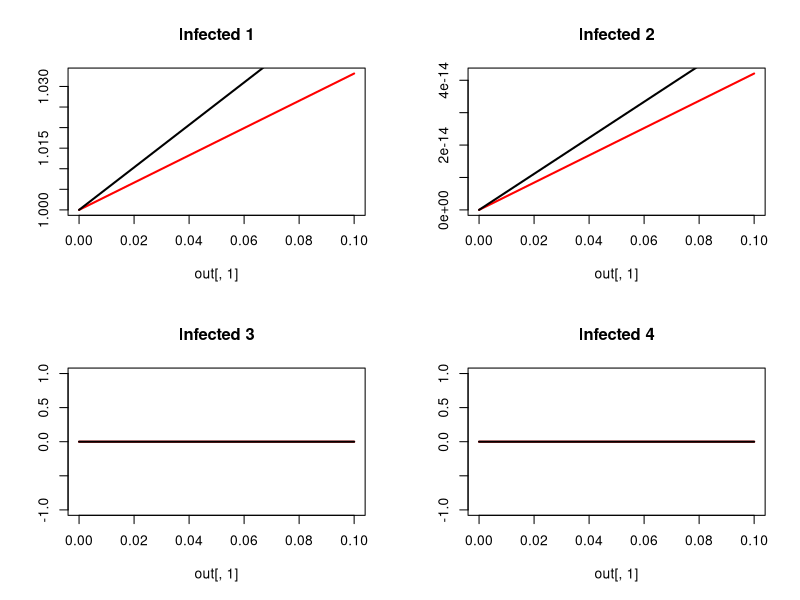

Here is the R script that generated this plot:
############################
#CRC info
############################
args = commandArgs(TRUE)
input = as.numeric(args[1])
vac.vec = c(0.25, 0.45, 0.65, 0.85)
vac = c(rep(0,8), vac.vec[input], rep(0,19))

library(deSolve)

############################
#Initial condidtions and parameters
############################
percentage_vec <- c(rep(1.8,5), rep(1.8,5), rep(1.84,5), rep(1.86,5),
                    17.2, 15, 12.7, 8.8, 5.5, 2.8, 1.3, 0.2)
percentage_vec <- percentage_vec / 100
initial_conditions <- as.data.frame(matrix(NA, nrow = 28*4, ncol = 3))
initial_conditions[,2] <- rep(1:28,4)
for(i in 1:4){
  x <- i - 1
  initial_conditions[x*(28) + (1:28),1] <- rep(i,28)
}
initial_conditions[,3] <- rep(percentage_vec,4)

susceptible_init_h <- cbind(initial_conditions[,1], initial_conditions[,2], rep(NA, 112))
susceptible_init_h[,3] <- c(initial_conditions[1:28,3] * 6 *10^6, initial_conditions[29:56,3] * 0, 
                            initial_conditions[57:84,3] * 0, initial_conditions[85:112,3] * 0)
susceptible_init_l <- cbind(initial_conditions[,1], initial_conditions[,2], rep(NA, 112))
susceptible_init_l[,3] <- c(initial_conditions[1:28,3] * 6 *10^6, initial_conditions[29:56,3] * 0, 
                            initial_conditions[57:84,3] * 0, initial_conditions[85:112,3] * 0)

infected_init_h <- cbind(initial_conditions[,1], initial_conditions[,2], rep(NA, 112))
infected_init_h[,3] <- c(initial_conditions[1:28,3] * 1, initial_conditions[29:56,3] * 0, 
                         initial_conditions[57:84,3] * 0, initial_conditions[85:112,3] * 0)
infected_init_l <- cbind(initial_conditions[,1], initial_conditions[,2], rep(NA, 112))
infected_init_l[,3] <- c(initial_conditions[1:28,3] * 1, initial_conditions[29:56,3] * 0, 
                         initial_conditions[57:84,3] * 0, initial_conditions[85:112,3] * 0)

recovered_init_h <- cbind(initial_conditions[,1], initial_conditions[,2], rep(NA, 112))
recovered_init_h[,3] <- c(initial_conditions[1:28,3] * 0, initial_conditions[29:56,3] * 0, 
                          initial_conditions[57:84,3] * 0, initial_conditions[85:112,3] * 0)
recovered_init_l <- cbind(initial_conditions[,1], initial_conditions[,2], rep(NA, 112))
recovered_init_l[,3] <- c(initial_conditions[1:28,3] * 0, initial_conditions[29:56,3] * 0, 
                          initial_conditions[57:84,3] * 0, initial_conditions[85:112,3] * 0)


susceptible_h <- function(exposure){
  x <- exposure - 1
  susceptible <- c(susceptible_init_h[(x * 28) + 1:28,3])
}
susceptible_total_h <- sum(susceptible_h(1) + susceptible_h(2) + susceptible_h(3) + susceptible_h(4))
susceptible_l <- function(exposure){
  x <- exposure - 1
  susceptible <- c(susceptible_init_l[(x * 28) + 1:28,3])
}
susceptible_total_l <- sum(susceptible_l(1) + susceptible_l(2) + susceptible_l(3) + susceptible_l(4))

infected_h <- function(exposure){
  x <- exposure - 1
  infected <- c(infected_init_h[(x * 28) + 1:28,3])
} 
infected_total_h <- sum(infected_h(1) + infected_h(2) + infected_h(3) + infected_h(4))
infected_l <- function(exposure){
  x <- exposure - 1
  infected <- c(infected_init_l[(x * 28) + 1:28,3])
} 
infected_total_l <- sum(infected_l(1) + infected_l(2) + infected_l(3) + infected_l(4))

recovered_h <- function(exposure){
  x <- exposure - 1
  recovered <- c(recovered_init_h[(x * 28) + 1:28,3])
} 
recovered_total_h <- sum(recovered_h(1) + recovered_h(2) + recovered_h(3) + recovered_h(4))
recovered_l <- function(exposure){
  x <- exposure - 1
  recovered <- c(recovered_init_l[(x * 28) + 1:28,3])
} 
recovered_total_l <- sum(recovered_l(1) + recovered_l(2) + recovered_l(3) + recovered_l(4))

population_h <- sum(susceptible_total_h + infected_total_h + recovered_total_h)
population_l <- sum(susceptible_total_l + infected_total_l + recovered_total_l)


native <- c(rep(1, 7), rep(0.86, 9), rep(0.842, 4), 0.814, 0.7676, 0.7784, rep(0.809, 5))

parms <- c(beta_h = 0.6125551,
           beta_l = 0.9155611,
           gamma = 1/4,
           sigma = 1/(365 * 1.2),
           mu = 19 / (1000 * 365),
           delta = c((0.013 / 365), rep(0.001 / 365, 4), rep(0, 10), rep(0.001, 5), 
                     0.002 / 365, 0.0025 / 365, 
                     0.004 / 365, 0.0085 / 365,
                     0.0175 / 365, 0.0425 / 365,
                     0.114 / 365, 0.151 / 365),
           age_window = c(rep(1, 21), rep(10, 7)),
           native = c(rep(1, 7), rep(0.86, 9), rep(0.842, 4), 0.814, 0.7676, 0.7784, rep(0.809, 5)),
           travel <- 1 - native,
           vac_h = vac,
           vac_l = vac)

############################
#MODEL
############################
model <- function(t, y, parms){
  
  beta_h <- parms[1]
  beta_l <- parms[2]
  gamma <- parms[3]
  sigma <- parms[4]
  mu <- parms[5]
  delta <- parms[6:33]
  age_window <- parms[34:61]
  native <- parms[62:89]
  travel <- parms[90:117]
  vac_h <- ifelse(t>(365*5), parms[118:145], rep(0,28))
  vac_l <- ifelse(t>(365*5), parms[146:173], rep(0,28))
  
  
  S1_h <- y[1:28]
  I1_h <- y[29:56]
  R1_h <- y[57:84]
  S2_h <- y[85:112]
  I2_h <- y[113:140]
  R2_h <- y[141:168]
  S3_h <- y[169:196]
  I3_h <- y[197:224]
  R3_h <- y[225:252]
  S4_h <- y[253:280]
  I4_h <- y[281:308]
  R4_h <- y[309:336]
  
  S1_l <- y[337:364]
  I1_l <- y[365:392]
  R1_l <- y[393:420]
  S2_l <- y[421:448]
  I2_l <- y[449:476]
  R2_l <- y[477:504]
  S3_l <- y[505:532]
  I3_l <- y[533:560]
  R3_l <- y[561:588]
  S4_l <- y[589:616]
  I4_l <- y[617:644]
  R4_l <- y[645:672]
  
  FOI <- y[673]
  FOI_h <- y[674]
  FOI_l <- y[675]
  
  infected_total_h <- sum(sum(I1_h), sum(I2_h), sum(I3_h), sum(I4_h))
  population_h <- y[1:336]
  pop_h <- sum(population_h)
  infected_total_l <- sum(sum(I1_l), sum(I2_l), sum(I3_l), sum(I4_l))
  population_l <- y[337:672]
  pop_l <- sum(population_l)
  
  effective_population_h <- population_h + rep(travel,12) * population_l
  effective_population_h <- sum(effective_population_h)
  effective_population_l <- population_l + rep(travel,12) * population_h
  effective_population_l <- sum(effective_population_l)
  
  #first infection
  dS1_h <-  
    mu * c(pop_h, rep(0,27)) +
    c(0, 1/365 / head(age_window, -1) * head(S1_h, -1)) -
    c(1/365 / head(age_window, -1) * head(S1_h, -1), 0) -
    native * S1_h * (beta_h * infected_total_h / effective_population_h) -
    travel * S1_h * (beta_l * infected_total_l / effective_population_l) -
    S1_h * delta -
    S1_h * vac_h
  dS1_l <-  
    mu * c(pop_l, rep(0,27)) +
    c(0, 1/365 / head(age_window, -1) * head(S1_l, -1)) -
    c(1/365 / head(age_window, -1) * head(S1_l, -1), 0) -
    travel * S1_l * (beta_h * infected_total_h / effective_population_h) -
    native * S1_l * (beta_l * infected_total_l / effective_population_l) -
    S1_l * delta - 
    S1_l * vac_l
  
  dI1_h <- 
    native * S1_h * (beta_h * infected_total_h / effective_population_h) +
    travel * S1_h * (beta_l * infected_total_l / effective_population_l) +
    c(0, 1/365 / head(age_window, -1) * head(I1_h, -1)) -
    c(1/365 / head(age_window, -1) * head(I1_h, -1), 0) -
    I1_h * gamma -
    I1_h * delta
  dI1_l <- 
    travel * S1_l * (beta_h * infected_total_h / effective_population_h) +
    native * S1_l * (beta_l * infected_total_l / effective_population_l) +
    c(0, 1/365 / head(age_window, -1) * head(I1_l, -1)) -
    c(1/365 / head(age_window, -1) * head(I1_l, -1), 0) -
    I1_l * gamma -
    I1_l * delta
  
  FOI <- FOI + (sum(dI1_h+dI1_l) / sum(dS1_h+dS1_l))
  FOI_h <- FOI_h + (sum(dI1_h) / sum(dS1_h))
  FOI_l <- FOI_l + (sum(dI1_l) / sum(dS1_l))
  
  dR1_h <-
    I1_h * gamma +
    c(0, 1/365 / head(age_window, -1) * head(R1_h, -1)) -
    c(1/365 / head(age_window, -1) * head(R1_h, -1), 0) -
    R1_h * sigma -
    R1_h * delta +
    S1_h * vac_h - 
    R1_h * vac_h
  dR1_l <-
    I1_l * gamma +
    c(0, 1/365 / head(age_window, -1) * head(R1_l, -1)) -
    c(1/365 / head(age_window, -1) * head(R1_l, -1), 0) -
    R1_l * sigma -
    R1_l * delta +
    S1_l * vac_l - 
    R1_l * vac_l
  
  #second infection
  dS2_h <- 
    R1_h * sigma +
    c(0, 1/365 / head(age_window, -1) * head(S2_h, -1)) -
    c(1/365 / head(age_window, -1) * head(S2_h, -1), 0) -
    native * S2_h * (0.75 * beta_h * infected_total_h / effective_population_h) -
    travel * S2_h * (0.75 * beta_l * infected_total_l / effective_population_l) -
    S2_h * delta - 
    S2_h * vac_h
  dS2_l <- 
    R1_l * sigma +
    c(0, 1/365 / head(age_window, -1) * head(S2_l, -1)) -
    c(1/365 / head(age_window, -1) * head(S2_l, -1), 0) -
    travel * S2_l * (0.75 * beta_h * infected_total_h / effective_population_h) -
    native * S2_l * (0.75 * beta_l * infected_total_l / effective_population_l) -
    S2_l * delta - 
    S2_l * vac_l
  
  dI2_h <- 
    native * S2_h * (0.75 * beta_h * infected_total_h / effective_population_h) +
    travel * S2_h * (0.75 * beta_l * infected_total_l / effective_population_l) +
    c(0, 1/365 / head(age_window, -1) * head(I2_h, -1)) -
    c(1/365 / head(age_window, -1) * head(I2_h, -1), 0) -
    I2_h * gamma -
    I2_h * delta
  dI2_l <- 
    travel * S2_l * (0.75 * beta_h * infected_total_h / effective_population_h) +
    native * S2_l * (0.75 * beta_l * infected_total_l / effective_population_l) +
    c(0, 1/365 / head(age_window, -1) * head(I2_l, -1)) -
    c(1/365 / head(age_window, -1) * head(I2_l, -1), 0) -
    I2_l * gamma -
    I2_l * delta
  
  FOI <- FOI + (sum(dI2_h+dI2_l) / sum(dS2_h+dS2_l))
  FOI_h <- FOI_h + (sum(dI2_h) / sum(dS2_h))
  FOI_l <- FOI_l + (sum(dI2_l) / sum(dS2_l))
  
  dR2_h <-  
    I2_h * gamma +  
    c(0, 1/365 / head(age_window, -1) * head(R2_h, -1)) -
    c(1/365 / head(age_window, -1) * head(R2_h, -1), 0) -
    R2_h * sigma -
    R2_h * delta +
    R1_h * vac_h +
    S2_h * vac_h -
    R2_h * vac_h
  dR2_l <-  
    I2_l * gamma +  
    c(0, 1/365 / head(age_window, -1) * head(R2_l, -1)) -
    c(1/365 / head(age_window, -1) * head(R2_l, -1), 0) -
    R2_l * sigma -
    R2_l * delta + 
    R1_l * vac_l +
    S2_l * vac_l -
    R2_l * vac_l
  
  #third infection
  dS3_h <- 
    R2_h * sigma + 
    c(0, 1/365 / head(age_window, -1) * head(S3_h, -1)) -
    c(1/365 / head(age_window, -1) * head(S3_h, -1), 0) -
    native * S3_h * (0.5 * beta_h * infected_total_h / effective_population_h) -
    travel * S3_h * (0.5 * beta_l * infected_total_l / effective_population_l) -
    S3_h * delta -
    S3_h * vac_h
  dS3_l <- 
    R2_l * sigma + 
    c(0, 1/365 / head(age_window, -1) * head(S3_l, -1)) -
    c(1/365 / head(age_window, -1) * head(S3_l, -1), 0) -
    travel * S3_l * (0.5 * beta_h * infected_total_h / effective_population_h) -
    native * S3_l * (0.5 * beta_l * infected_total_l / effective_population_l) -
    S3_l * delta -
    S3_l * vac_l
  
  dI3_h <- 
    native * S3_h * (0.5 * beta_h * infected_total_h / effective_population_h) +
    travel * S3_h * (0.5 * beta_l * infected_total_l / effective_population_l) +
    c(0, 1/365 / head(age_window, -1) * head(I3_h, -1)) -
    c(1/365 / head(age_window, -1) * head(I3_h, -1), 0) -
    I3_h * gamma -
    I3_h * delta
  dI3_l <- 
    travel * S3_l * (0.5 * beta_h * infected_total_h / effective_population_h) +
    native * S3_l * (0.5 * beta_l * infected_total_l / effective_population_l) +
    c(0, 1/365 / head(age_window, -1) * head(I3_l, -1)) -
    c(1/365 / head(age_window, -1) * head(I3_l, -1), 0) -
    I3_l * gamma -
    I3_l * delta
  
  FOI <- FOI + (sum(dI3_h+dI3_l) / sum(dS3_h+dS3_l))
  FOI_h <- FOI_h + (sum(dI3_h) / sum(dS3_h))
  FOI_l <- FOI_l + (sum(dI3_l) / sum(dS3_l))
  
  dR3_h <- 
    I3_h * gamma +
    c(0, 1/365 / head(age_window, -1) * head(R3_h, -1)) -
    c(1/365 / head(age_window, -1) * head(R3_h, -1), 0) -
    R3_h * sigma -
    R3_h * delta + 
    R2_h * vac_h +
    S3_h * vac_h -
    R3_h * vac_h
  dR3_l <- 
    I3_l * gamma +
    c(0, 1/365 / head(age_window, -1) * head(R3_l, -1)) -
    c(1/365 / head(age_window, -1) * head(R3_l, -1), 0) -
    R3_l * sigma -
    R3_l * delta +
    R3_l * vac_l +
    S3_l * vac_l - 
    R3_l * vac_l
  
  #fourth infection
  dS4_h <- 
    R3_h * sigma +
    c(0, 1/365 / head(age_window, -1) * head(S4_h, -1)) -
    c(1/365 / head(age_window, -1) * head(S4_h, -1), 0) -
    native * S4_h * (0.25 * beta_h * infected_total_h / effective_population_h) -
    travel * S4_h * (0.25 * beta_l * infected_total_l / effective_population_l) -
    S4_h * delta - 
    S4_h * vac_h
  dS4_l <- 
    R3_l * sigma +
    c(0, 1/365 / head(age_window, -1) * head(S4_l, -1)) -
    c(1/365 / head(age_window, -1) * head(S4_l, -1), 0) -
    travel * S4_l * (0.25 * beta_h * infected_total_h / effective_population_h) -
    native * S4_l * (0.25 * beta_l * infected_total_l / effective_population_l) -
    S4_l * delta - 
    S4_l * vac_l
  
  dI4_h <- 
    native * S4_h * (0.25 * beta_h * infected_total_h / effective_population_h) +
    travel * S4_h * (0.25 * beta_l * infected_total_l / effective_population_l) +
    c(0, 1/365 / head(age_window, -1) * head(I4_h, -1)) -
    c(1/365 / head(age_window, -1) * head(I4_h, -1), 0) -
    I4_h * gamma -
    I4_h * delta
  dI4_l <- 
    travel * S4_l * (0.25 * beta_h * infected_total_h / effective_population_h) +
    native * S4_l * (0.25 * beta_l * infected_total_l / effective_population_l) +
    c(0, 1/365 / head(age_window, -1) * head(I4_l, -1)) -
    c(1/365 / head(age_window, -1) * head(I4_l, -1), 0) -
    I4_l * gamma -
    I4_l * delta
  
  FOI <- FOI + (sum(dI4_h+dI4_l) / sum(dS4_h+dS4_l))
  FOI_h <- FOI_h + (sum(dI4_h) / sum(dS4_h))
  FOI_l <- FOI_l + (sum(dI4_l) / sum(dS4_l))
  
  dR4_h <- 
    I4_h * gamma +
    c(0, 1/365 / head(age_window, -1) * head(R4_h, -1)) -
    c(1/365 / head(age_window, -1) * head(R4_h, -1), 0) -
    R4_h * delta +
    R3_h * vac_h +
    S4_h * vac_h
  dR4_l <- 
    I4_l * gamma +
    c(0, 1/365 / head(age_window, -1) * head(R4_l, -1)) -
    c(1/365 / head(age_window, -1) * head(R4_l, -1), 0) -
    R4_l * delta + 
    R3_l * vac_l +
    S4_l * vac_l
  
  
  list(c(dS1_h, dI1_h, dR1_h,
         dS2_h, dI2_h, dR2_h,
         dS3_h, dI3_h, dR3_h,
         dS4_h, dI4_h, dR4_h,
         dS1_l, dI1_l, dR1_l,
         dS2_l, dI2_l, dR2_l,
         dS3_l, dI3_l, dR3_l,
         dS4_l, dI4_l, dR4_l, 
         FOI, FOI_h, FOI_l))
  
}

############################
#RUN MODEL
############################
y_init <- c(susceptible_h(1), infected_h(1), recovered_h(1),
            susceptible_h(2), infected_h(2), recovered_h(2),
            susceptible_h(3), infected_h(3), recovered_h(3),
            susceptible_h(4), infected_h(4), recovered_h(4),
            susceptible_l(1), infected_l(1), recovered_l(1),
            susceptible_l(2), infected_l(2), recovered_l(2),
            susceptible_l(3), infected_l(3), recovered_l(3),
            susceptible_l(4), infected_l(4), recovered_l(4),
            0, 0, 0)
times <- seq(from = 0, to = 365 * 10, by = .1)
out <- ode(times = times, y = y_init, func = model, parms = parms)

############################
#PROCESSING
############################
png(filename = paste('infections_', input, '.png', sep = ''))
par(mfrow = c(2,2))
infected_names <- c("Infected 1", "Infected 2", "Infected 3", "Infected 4")
for(i in 0:3){
  x <- 2 + 3 * i
  y <- x + 12
  legend_y <- max(rowSums(out[,(1+(x-1)*28+1):(1+(x)*28)]))
  {plot(out[,1],rowSums(out[,(1+(x-1)*28+1):(1+(x)*28)]),type='l', 
        col = "red", lwd = 2, ylab = '',
        main = infected_names[i + 1])
    lines(out[,1],rowSums(out[,(1+(y-1)*28+1):(1+(y)*28)]),type='l', lwd = 2)
    legend(8000, (2/3) * legend_y, legend=c("High SES", "Low SES"),
           col=c("red", "black"), lwd = c(2,2), cex=0.8)
  }}
dev.off()


############################
#OUTPUT
############################
out_last <- out[nrow(out),]
FOI <- out[,674]
FOI_h <- out[,675]
FOI_l <- out[,676]
save(out_last, file = paste('output_', input, '.RData', sep = ''))
save(FOI, file = paste('FOI_', input, '.RData', sep = ''))
save(FOI_h, file = paste('FOI.h_', input, '.RData', sep = ''))
save(FOI_l, file = paste('FOI.l_', input, '.RData', sep = ''))
